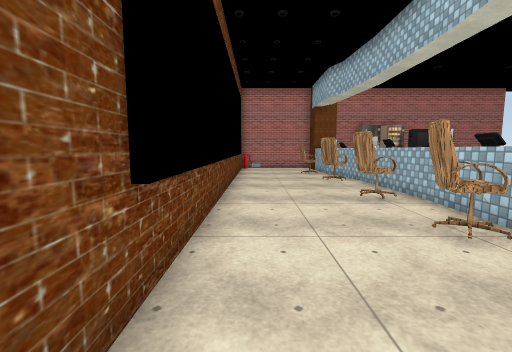
View 1 (above)

22 first-person views from a walk through a scene from a Unity 3-D project. The camera is 1.4 m above the floor, tilts 6° down and sees 90° across. The floor is counted in squares, 1 m on a side. Each view is taken from the middle of a square. On the plan, view 1 faces up. The plan holds only what a view shows up to about 13 squares ahead; the rest is blank. The player character is not drawn. Door leaves are left out, so doorways stand open. Some surface patterns are stand-ins.

View 2
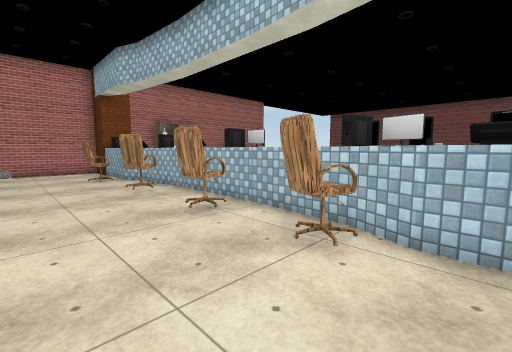

View 3
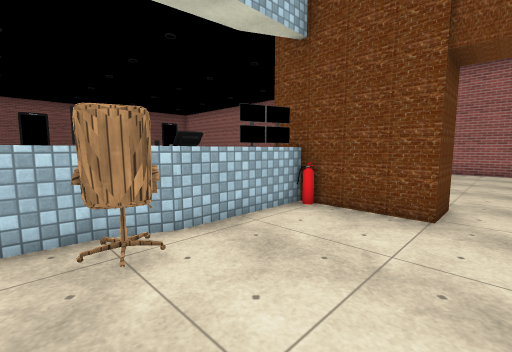

View 4
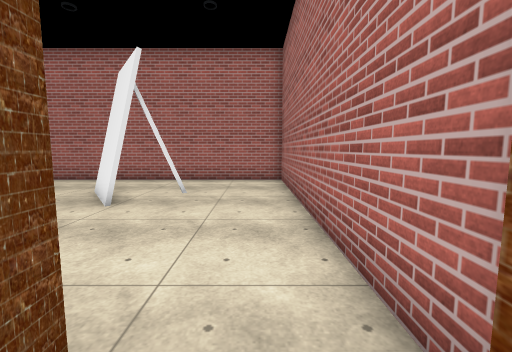

View 5
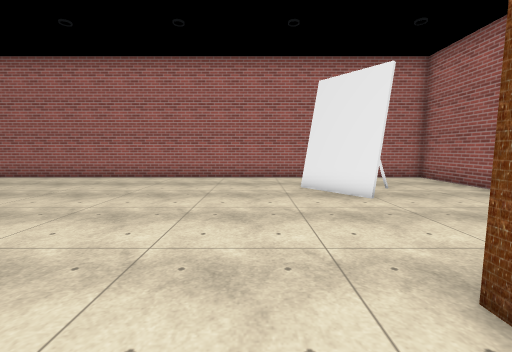

View 6
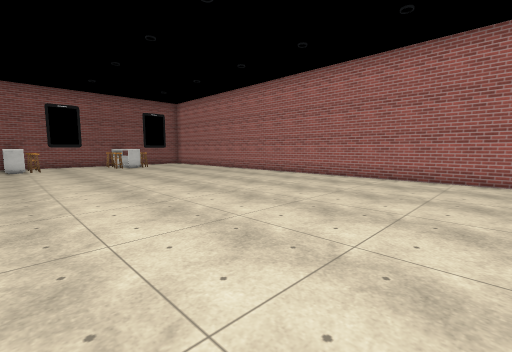

View 7
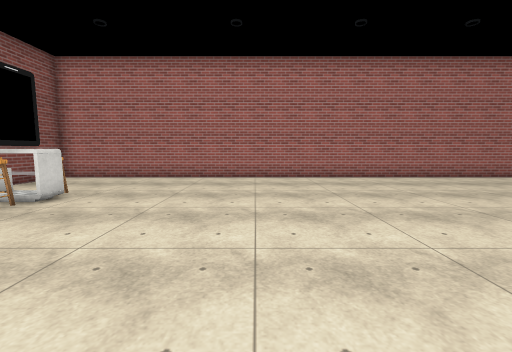

View 8
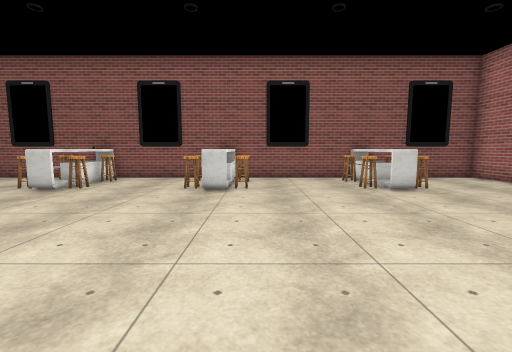

View 9
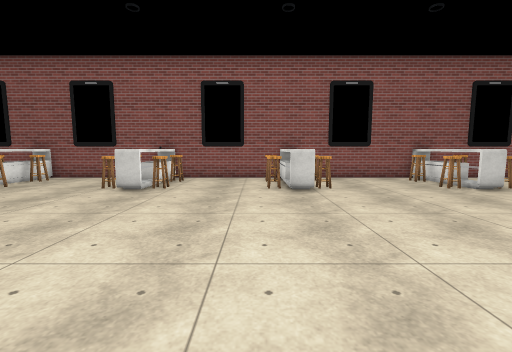

View 10
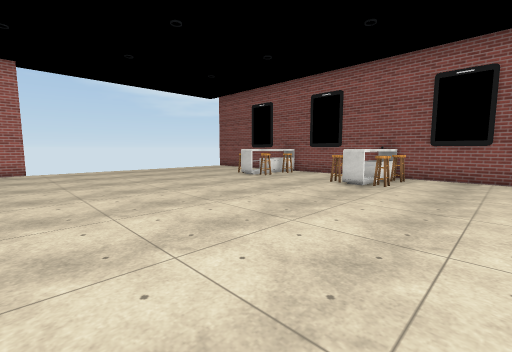

View 11
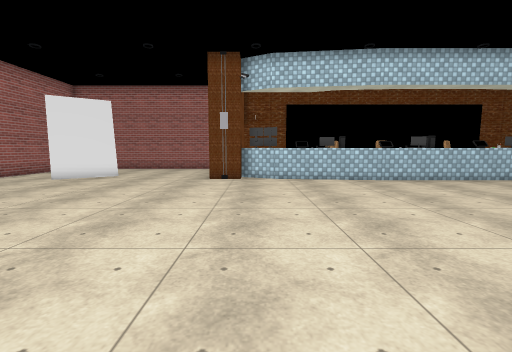

View 12
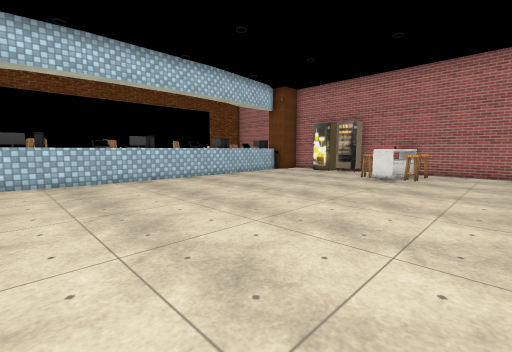

View 13
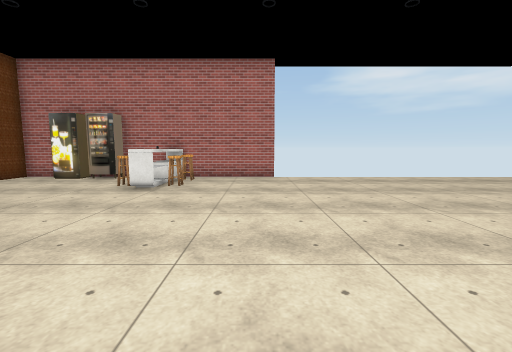

View 14
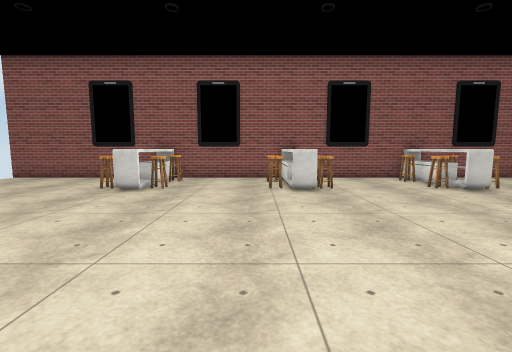

View 15
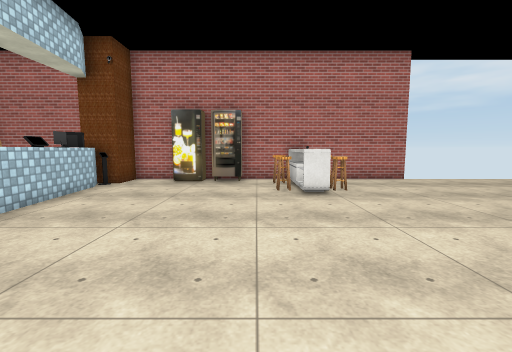

View 16
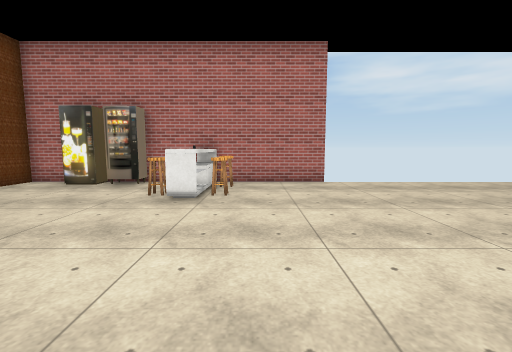

View 17
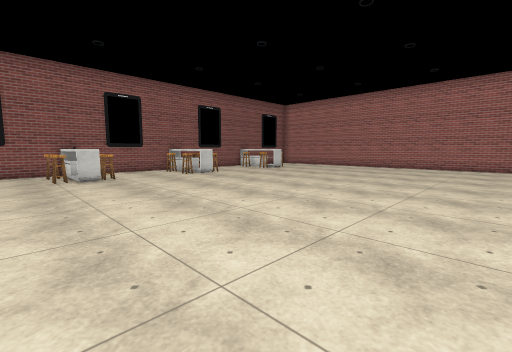

View 18
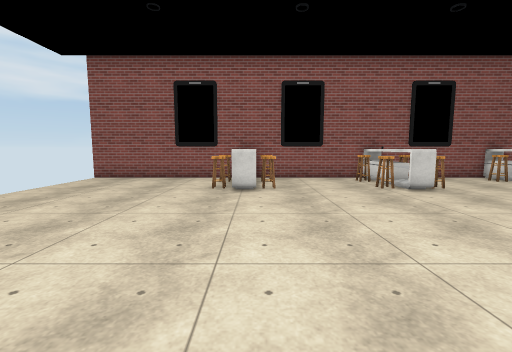

View 19
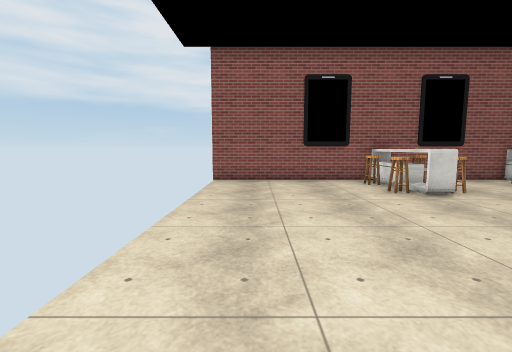

View 20
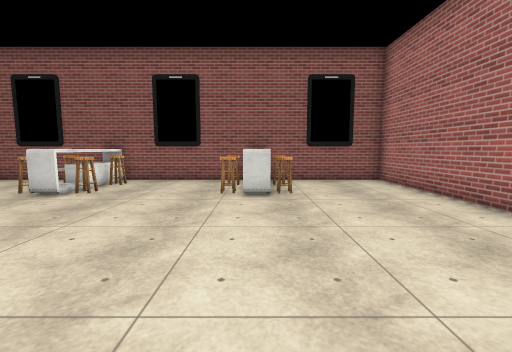

View 21
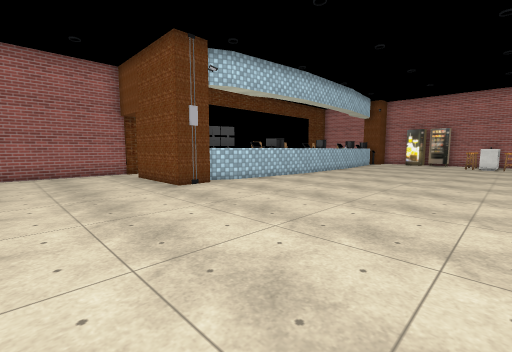

View 22
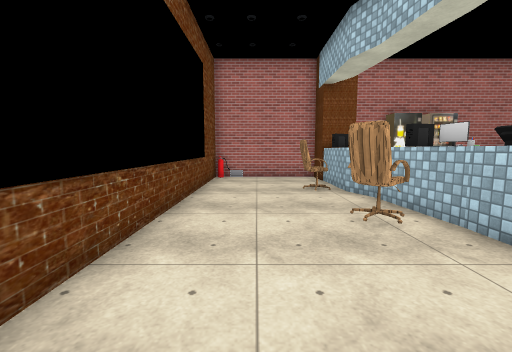

### Floor plan
Points are (right, up) in squares from view 1. A wall is a line through its corners. A room is listed if a view was taken in it or the views show most of it. See-through windows are left out.
Room 1 (views 1, 2, 3, 4, 5, 6, 7, 8, 9, 10, 11, 12, 13, 14, 15, 16, 17, 18, 19, 20, 21, 22)
walls: (5.2, 2.6) (5, 0.9) (4.7, 0.4); (5.5, 5.8) (5.4, 4.4); (5, 2.5) (5, 1.9); (5.3, 5.6) (5.3, 6.2); (5.2, 5.6) (5.1, 6.2); (5.4, 6.5) (5.4, 5.5); (4.7, 1.9) (4.7, 2.5); (4.5, 4.4) (4.7, 6.5); (4, 1.5) (4, 2.6); (4.4, -0.7) (5, -0.7) (5, -2.2) (0.9, -2.2) (0.9, -0.7) (3.5, -0.7); (4.7, 8.4) (4.7, 10.5); (5.2, 9.8) (5.2, 10.5); (5.4, 10.5) (5.4, 8.4); (4.6, 12.3) (4.5, 13.4); (30.5, 0.4) (30.5, 4.6); (30.5, 6.4) (30.5, 10.6); (5.2, 14.5) (5.4, 12.4); (18, 18.9) (13.6, 18.9); (3.4, -7.3) (5.1, -9.6); (12.4, 18.9) (10.2, 18.9); (30.5, 12.4) (30.5, 19); (-1, -1.9) (-1, -12.6) (30.5, -12.6) (30.5, -1.4); (4, 16.4) (4, 18.9) (-1, 18.9) (-1, 0.9); (7.2, 18.9) (5.4, 18.9) (5.4, 17.4) (3.9, 17.4); (2.4, -9.2) (2.9, -8.8); (4.5, 17.5) (5, 16.5) (5.1, 15.4)
low walls: (4.4, 13.5) (4, 14.4); (3.8, -7.4) (5.3, -9.4)
ways out: open door at (-0.5, -2.5); gap at (18, 19)
objects: chair (3, 4) to (4, 4); chair (3, 7) to (4, 7); chair (3, 10) to (4, 11); chair (3, 15); fire extinguisher (4, -1); other object (4, 0); other object (4, 1); other object (4, 3); computer (4, 16); other object (5, 3); computer (5, 4); computer (5, 8); other object (5, 11); computer (5, 12); other object (5, 15); other object (8, 18); other object (10, 18); chair (12, 16); chair (12, 18); other object (13, 15) to (13, 16); other object (13, 18) to (13, 19); chair (14, 16); chair (14, 18); chair (27, -8); other object (27, -7) to (31, -7); chair (27, -6); chair (27, -2) to (27, -1); chair (27, 0); chair (27, 4) to (27, 5); chair (27, 6); chair (27, 10) to (27, 11); chair (27, 12); other object (28, -1) to (28, 0); other object (28, 5) to (28, 6); other object (28, 11) to (28, 12); chair (29, -8); chair (29, -6); chair (29, -2) to (29, -1); chair (29, 0); chair (29, 4) to (29, 5); chair (29, 6); chair (29, 10) to (29, 11); chair (29, 12); other object (30, -1) to (31, 0); other object (30, 5) to (31, 6); other object (30, 11) to (31, 12)

Where each view was taken, in squares from view 1:
view 1: 0 up, 0 right, facing up
view 2: 2 up, 0 right, facing up-right
view 3: 5 up, 0 right, facing down-right
view 4: 1 down, 0 right, facing down
view 5: 0 up, 7 right, facing down
view 6: 0 up, 7 right, facing down-right
view 7: 0 up, 21 right, facing down
view 8: 2 down, 18 right, facing right
view 9: 1 up, 18 right, facing right
view 10: 1 up, 17 right, facing up-right
view 11: 0 up, 17 right, facing left
view 12: 3 up, 17 right, facing up-left
view 13: 6 up, 17 right, facing up
view 14: 7 up, 18 right, facing right
view 15: 7 up, 11 right, facing up
view 16: 8 up, 15 right, facing up
view 17: 8 up, 14 right, facing down-right
view 18: 11 up, 18 right, facing right
view 19: 17 up, 19 right, facing right
view 20: 7 down, 19 right, facing right
view 21: 7 down, 14 right, facing up-left
view 22: 6 up, 1 right, facing up
